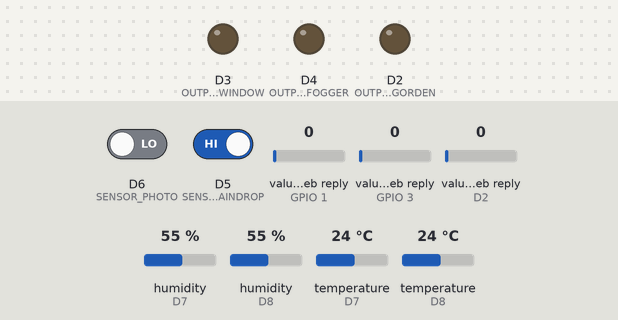
The sketch below on a simulated ESP8266 (NodeMCU). On the bench: output pins drawn as LEDs (lit = HIGH). Inputs (shaded band) come from the test bench; at power-on: value in the web reply (sensors on GPIO 3, D2, GPIO 1) 0, D6 (SENSOR_PHOTO) LOW, D5 (SENSOR_RAINDROP) HIGH, humidity (sensors on D7, D8) 55 %, temperature (sensors on D7, D8) 24 °C. WiFi joins after 1.5 s; servers stay silent unless stated; web services answer with replies made up by the test bench; what the sketch prints to the serial monitor is not drawn.

Above: at 3.0 s.
3.1 s: value in the web reply (sensor on GPIO 3) set to 2
At 8.4 s:
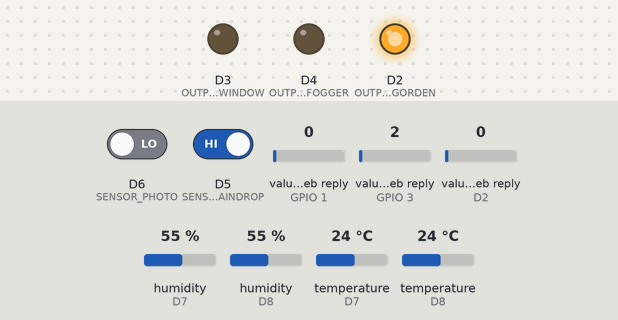
8.8 s: value in the web reply (sensor on D2) set to 2
At 12.4 s:
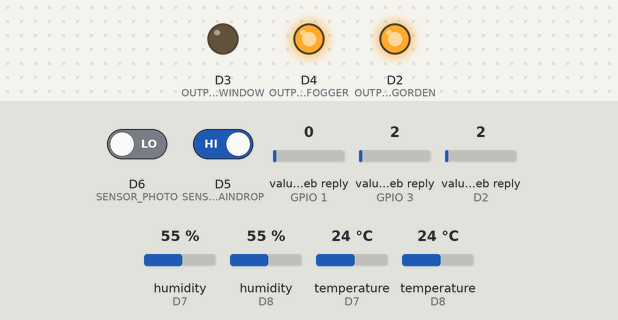
Timing chart, 0 to 13.9 s (numbered marks = the images above; inputs shaded):
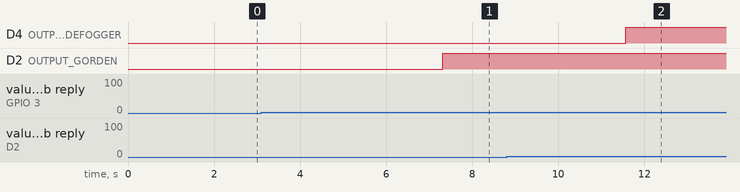

Measured:
- after the input at 3.1 s, D2 (OUTPUT_GORDEN): LOW → HIGH after 4.2 s
- after the input at 8.8 s, D4 (OUTPUT_DEFOGGER): LOW → HIGH after 2.8 s

The sketch:

4_thingspeak.ino
```cpp
#include <ThingSpeak.h>

#include "0_defines.h"
#include "4_thingspeak.h"

void thingspeakSetToManual()
{
  ThingSpeak.writeField(
    THINGSPEAK_CHANNEL_ID,
    THINGSPEAK_FIELD_IS_AUTO,
    0,
    THINGSPEAK_WRITE_API_KEY
  );
}

void thingspeakUpdateAuto(SystemState &sys)
{
  ThingSpeak.writeField(
    THINGSPEAK_CHANNEL_ID,
    THINGSPEAK_FIELD_WINDOW_STATUS,
    sys.windowIsOpened,
    THINGSPEAK_WRITE_API_KEY
  );
  ThingSpeak.writeField(
    THINGSPEAK_CHANNEL_ID,
    THINGSPEAK_FIELD_CURTAIN_STATUS,
    sys.curtainIsOpened,
    THINGSPEAK_WRITE_API_KEY
  );
  ThingSpeak.writeField(
    THINGSPEAK_CHANNEL_ID,
    THINGSPEAK_FIELD_DEFOGGER_STATUS,
    sys.defoggerIsActive,
    THINGSPEAK_WRITE_API_KEY
  );
}

void thingspeakGetUserData(SystemState &sys)
{
  sys.isAutoMode = ThingSpeak.readIntField(
    THINGSPEAK_CHANNEL_ID,
    THINGSPEAK_FIELD_IS_AUTO,
    THINGSPEAK_READ_API_KEY
  );

  if (sys.isAutoMode) {
    return;
  }

  sys.windowIsOpened = ThingSpeak.readIntField(
    THINGSPEAK_CHANNEL_ID,
    THINGSPEAK_FIELD_IS_AUTO,
    THINGSPEAK_READ_API_KEY
  );
  sys.curtainIsOpened = ThingSpeak.readIntField(
    THINGSPEAK_CHANNEL_ID,
    THINGSPEAK_FIELD_CURTAIN_STATUS,
    THINGSPEAK_READ_API_KEY
  );
  sys.defoggerIsActive = ThingSpeak.readIntField(
    THINGSPEAK_CHANNEL_ID,
    THINGSPEAK_FIELD_DEFOGGER_STATUS,
    THINGSPEAK_READ_API_KEY
  );
}
```

0_defines.h
```cpp
#ifndef H_0_DEFINES
#define H_0_DEFINES

#define SENSOR_RAINDROP D5
#define SENSOR_PHOTO D6
#define SENSOR_DHT D7
#define SENSOR_WINDOW_TEMPERATURE D8

#define OUTPUT_GORDEN D2
#define OUTPUT_WINDOW D3
#define OUTPUT_DEFOGGER D4

#define WIFI_SSID "Hayo lo"
#define WIFI_PASSWORD ""

#define THINGSPEAK_WRITE_API_KEY "NGY3LJQSU36OQ58F"
#define THINGSPEAK_READ_API_KEY "0KLXCZUCGDSPHAIK"
#define THINGSPEAK_CHANNEL_ID 1983297

#define THINGSPEAK_FIELD_IS_AUTO 1
#define THINGSPEAK_FIELD_WINDOW_STATUS 2
#define THINGSPEAK_FIELD_CURTAIN_STATUS 3
#define THINGSPEAK_FIELD_DEFOGGER_STATUS 4

#endif
```

1_state.h
```cpp
#ifndef H_1_STATE
#define H_1_STATE

#include <ThingSpeak.h>
#include <DHT.h>

#include "0_defines.h"

class SystemState
{
public:
  bool isAutoMode;
  bool curtainIsOpened;
  bool windowIsOpened;
  bool defoggerIsActive;

  DHT dht{ SENSOR_DHT, DHT11 };
  DHT windowDht{ SENSOR_WINDOW_TEMPERATURE, DHT11 };

  SystemState()
  {
    isAutoMode = true;
    curtainIsOpened = false;
    windowIsOpened = false;
    defoggerIsActive = false;
  }

  float getAirTemperature()
  {
    return dht.readTemperature();
  }

  float getAirHumidity()
  {
    return dht.readHumidity();
  }

  float getWindowTemperature()
  {
    return windowDht.readTemperature();
  }
};

class EnvironmentState
{
public:
  bool isRaining;
  bool isNight;
  bool isCondensing;
  bool isHot;

  EnvironmentState()
  {
    isRaining = false;
    isNight = false;
    isCondensing = false;
    isHot = false;
  }

  void update(SystemState &sys);

  bool operator== (EnvironmentState &rhs)
  {
    return isCondensing == rhs.isCondensing
        && isHot == rhs.isHot
        && isNight == rhs.isNight
        && isRaining == rhs.isRaining;
  }
};

#endif
```

1_state.ino
```cpp
#include "0_defines.h"
#include "1_state.h"
#include "2_math.h"

void EnvironmentState::update(SystemState &sys)
{
  float dp = getDewPoint(
    sys.getAirTemperature(),
    sys.getAirHumidity());

  this->isRaining = digitalRead(SENSOR_RAINDROP) == 0;
  this->isNight = digitalRead(SENSOR_PHOTO) == 1;
  this->isCondensing = sys.getWindowTemperature() <= dp;
  this->isHot = sys.getAirTemperature() > 28.0;
}
```

2_math.h
```cpp
#ifndef H_2_MATH
#define H_2_MATH

float getDewPoint(float temperature, float humidity);

#endif
```

2_math.ino
```cpp
#include "2_math.h"

float getDewPoint(float temperature, float humidity)
{
  return temperature - ((100 - humidity) / 5);
}
```

3_decision.h
```cpp
#ifndef H_3_HANDLER
#define H_3_HANDLER

#include "1_state.h"

class DecisionMaker
{
public:
  void makeDecision(EnvironmentState &env, SystemState &system);

private:
  EnvironmentState prevState;
};

#endif
```

3_decision.ino
```cpp
#include "3_decision.h"
#include "4_thingspeak.h"

void DecisionMaker::makeDecision(EnvironmentState &env, SystemState &sys)
{
  if (!sys.isAutoMode || env == this->prevState) {
    // just skip if it is not in auto mode or there is no change
    // in environment condition
    return;
  }

  // curtain condition is only based on whether it
  // is currently night or day
  sys.curtainIsOpened = !env.isNight;

  // defogger condition is only based on whether it
  // is currently condensing or not
  sys.defoggerIsActive = env.isCondensing;

  // window conditions

  std::array<bool, 3> windowClosingConditions = {
    env.isNight,
    env.isRaining,
    !env.isHot,
  };

  int shouldCloseWindowConditionsCount = std::count_if(
    windowClosingConditions.begin(),
    windowClosingConditions.end(),
    [](bool shouldClose) { return shouldClose; }
  );

  if (shouldCloseWindowConditionsCount == 3) {
    sys.windowIsOpened = false;
  } else if (shouldCloseWindowConditionsCount == 0) {
    sys.windowIsOpened = true;
  } else {
    // can't determine automatically, user must
    // handle manually
    sys.isAutoMode = false;
    thingspeakSetToManual();
  }

  // update new states
  this->prevState = env;
}
```

4_thingspeak.h
```cpp
#ifndef H_4_THINGSPEAK
#define H_4_THINGSPEAK

#include "1_state.h"

void thingspeakSetToManual();
void thingspeakUpdateAuto(SystemState &sys);
void thingspeakGetUserData(SystemState &sys);

#endif
```

tubes.ino
```cpp
#include <DHT.h>
#include <ThingSpeak.h>
#include <ESP8266WiFi.h>

#include "0_defines.h"
#include "1_state.h"
#include "3_decision.h"
#include "4_thingspeak.h"

WiFiClient client;

EnvironmentState env;
SystemState sys;
DecisionMaker dm;

void setup()
{
  Serial.begin(9600);
  while (!Serial) {
    ; // wait for serial port to connect. Needed for native USB port only
  }

  WiFi.begin(WIFI_SSID, WIFI_PASSWORD);
  while (WiFi.status() != WL_CONNECTED) { //Cek koneksi Wifi.
    delay(500);
    Serial.print(".");
  }

  pinMode(SENSOR_RAINDROP, INPUT);
  pinMode(SENSOR_PHOTO, INPUT);
  pinMode(SENSOR_DHT, INPUT);
  pinMode(SENSOR_WINDOW_TEMPERATURE, INPUT);

  pinMode(OUTPUT_WINDOW, OUTPUT);
  pinMode(OUTPUT_GORDEN, OUTPUT);
  pinMode(OUTPUT_DEFOGGER, OUTPUT);

  ThingSpeak.begin(client);

  sys.dht.begin();
  sys.windowDht.begin();

  sys.isAutoMode = ThingSpeak.readIntField(
    THINGSPEAK_CHANNEL_ID,
    THINGSPEAK_FIELD_IS_AUTO,
    THINGSPEAK_READ_API_KEY
  );
}

void loop()
{
  env.update(sys);

  Serial.printf(
    "isRaining: %d; isNight: %d; isCondensing: %d; isHot: %d\n",
    env.isRaining,
    env.isNight,
    env.isCondensing,
    env.isHot);

  if (sys.isAutoMode) {
    dm.makeDecision(env, sys);
    thingspeakUpdateAuto(sys);
  } else {
    thingspeakGetUserData(sys);
  }

  Serial.printf(
    "isAuto: %d; curtainIsOpened: %d; windowIsOpened: %d; defoggerIsActive: %d\n\n",
    sys.isAutoMode,
    sys.curtainIsOpened,
    sys.windowIsOpened,
    sys.defoggerIsActive);

  digitalWrite(OUTPUT_WINDOW, sys.windowIsOpened);
  digitalWrite(OUTPUT_GORDEN, sys.curtainIsOpened);
  digitalWrite(OUTPUT_DEFOGGER, sys.defoggerIsActive);

  delay(3000);
}
```
